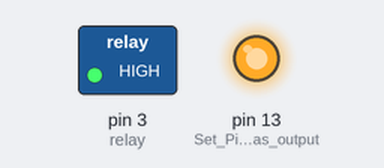
Bench run of a sketch on a simulated Arduino Uno, built with avr-gcc and run on an emulated ATmega328P. Parts: switched loads named in the sketch (green lamp = pin HIGH), output pins drawn as LEDs (lit = HIGH). Dashed ring = blinking. What the sketch prints to the serial monitor is not drawn.

Above: at 0.5 s.
Timing chart, 0 to 4.6 s (numbered marks = the images above):
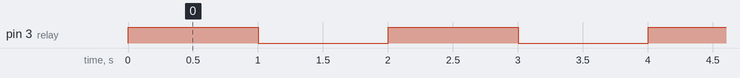

Measured:
- by itself, pin 3 (relay): alternates HIGH for 1.0 s and LOW for 1.0 s

The sketch:

_5VRelay.ino
```cpp
/*
  5V Relay module
*/

const int relay = 3; // relay turns trigger signal - active high;

void setup() {
  pinMode(13, OUTPUT);      // Set Pin13 as output
  digitalWrite(13, HIGH);   // Set Pin13 High
  pinMode(relay, OUTPUT);  // Define port attribute is output;

  Serial.begin(9600);
  Serial.println("Arduino Examples - 5V Relay");
}

void loop() {
  Serial.println("relay switch is turned on");
  digitalWrite(relay, HIGH); // relay switch is turned on;
  delay(1000);

  Serial.println("relay switch is turned off");
  digitalWrite(relay, LOW);  // relay switch is turned off;
  delay(1000);
}
```
